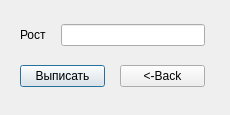
<?xml version="1.0" encoding="UTF-8"?>
<ui version="4.0">
 <class>height</class>
 <widget class="QDialog" name="height">
  <property name="geometry">
   <rect>
    <x>0</x>
    <y>0</y>
    <width>230</width>
    <height>115</height>
   </rect>
  </property>
  <property name="windowTitle">
   <string>Выписать по росту</string>
  </property>
  <widget class="QWidget" name="layoutWidget">
   <property name="geometry">
    <rect>
     <x>20</x>
     <y>20</y>
     <width>185</width>
     <height>71</height>
    </rect>
   </property>
   <layout class="QVBoxLayout" name="verticalLayout">
    <property name="spacing">
     <number>15</number>
    </property>
    <item>
     <layout class="QHBoxLayout" name="horizontalLayout_2">
      <item>
       <widget class="QLabel" name="label">
        <property name="text">
         <string>Рост</string>
        </property>
       </widget>
      </item>
      <item>
       <widget class="QLineEdit" name="height_2"/>
      </item>
     </layout>
    </item>
    <item>
     <layout class="QHBoxLayout" name="horizontalLayout">
      <item>
       <widget class="QPushButton" name="delButton">
        <property name="text">
         <string>Выписать</string>
        </property>
       </widget>
      </item>
      <item>
       <widget class="QPushButton" name="backButton">
        <property name="text">
         <string>&lt;-Back</string>
        </property>
       </widget>
      </item>
     </layout>
    </item>
   </layout>
  </widget>
 </widget>
 <resources/>
 <connections/>
</ui>
